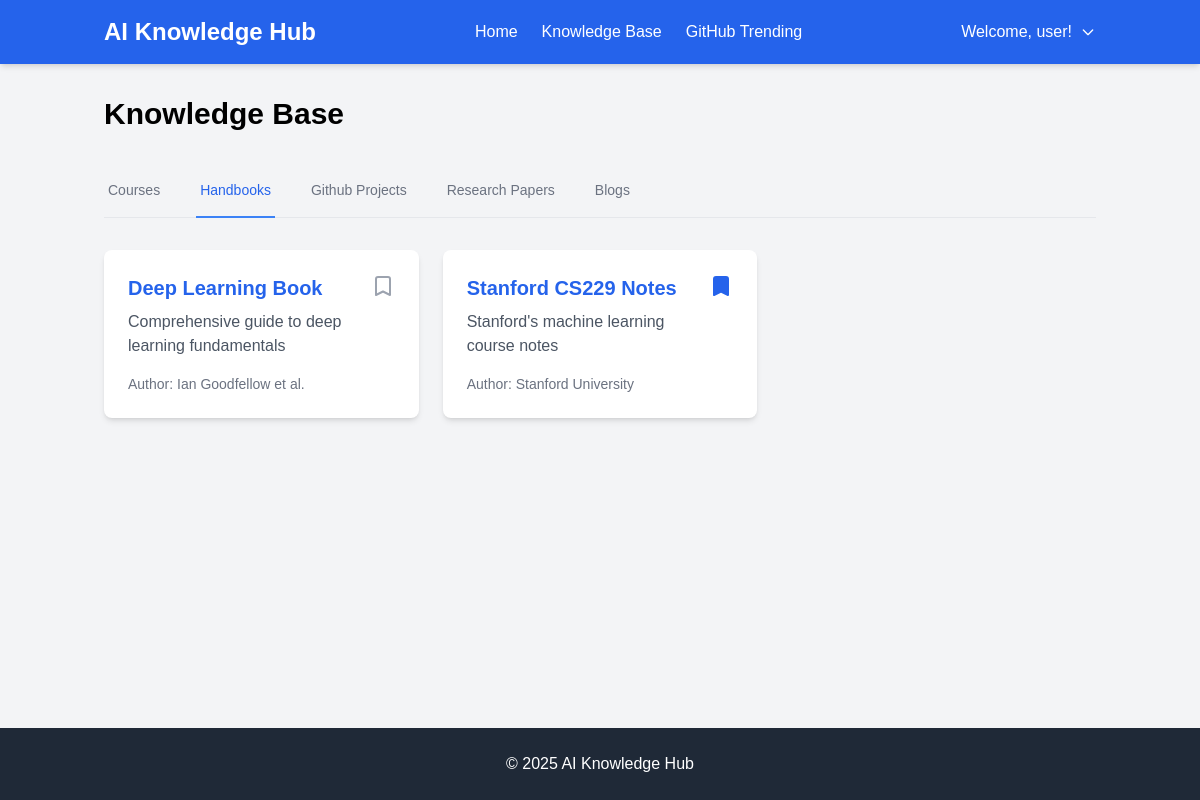
The app's page /knowledge-base?tab=handbooks (signed in) with its own data.
### models.py (models this page shows, shortened)
class User(UserMixin, db.Model):
    id = db.Column(db.Integer, primary_key=True)
    username = db.Column(db.String(80), unique=True, nullable=False)
    email = db.Column(db.String(120), unique=True, nullable=False)
    password_hash = db.Column(db.String(128))
    is_admin = db.Column(db.Boolean, default=False)
    created_at = db.Column(db.DateTime, default=datetime.utcnow)
    bookmarks = db.relationship('Bookmark', backref='user', lazy=True)

class Handbook(db.Model):
    id = db.Column(db.Integer, primary_key=True)
    title = db.Column(db.String(200), nullable=False)
    url = db.Column(db.String(500), nullable=False)
    author = db.Column(db.String(200))
    description = db.Column(db.Text)
    created_at = db.Column(db.DateTime, default=datetime.utcnow)

### app.py (the view)
@app.route('/knowledge-base')
@login_required
def knowledge_base():
    active_tab = request.args.get('tab', 'courses')
    categories = {
        "courses": Course.query.all(),
        "handbooks": Handbook.query.all(),
        "github_projects": GitHubProject.query.all(),
        "research_papers": ResearchPaper.query.all(),
        "blogs": Blog.query.all()
    }
    bookmarks = Bookmark.query.filter_by(
        user_id=current_user.id,
        resource_type=active_tab
    ).all()
    bookmarked_ids = [bookmark.resource_id for bookmark in bookmarks]
    return render_template('knowledge_base.html',
                         categories=categories,
                         active_tab=active_tab,
                         bookmarked_ids=bookmarked_ids)

### app.py (called while the page is built)
@login_manager.user_loader
def load_user(user_id):
    return User.query.get(int(user_id))

def login_required(f):
    @wraps(f)
    def decorated_function(*args, **kwargs):
        if 'user_id' not in session:
            return redirect(url_for('login'))
        return f(*args, **kwargs)
    return decorated_function

### templates/knowledge_base.html (shortened to what this page needs)
{% extends "base.html" %}
{% block content %}
<div class="max-w-7xl mx-auto">
    <h1 class="text-3xl font-bold mb-8">Knowledge Base</h1>
    <div class="border-b border-gray-200 mb-8">
        <nav class="-mb-px flex space-x-8">
            {% for tab in ['courses', 'handbooks', 'github_projects', 'research_papers', 'blogs'] %}
            <a href="{{ url_for('knowledge_base', tab=tab) }}"
               class="{% if active_tab == tab %}border-blue-500 text-blue-600{% else %}border-transparent text-gray-500 hover:text-gray-700 hover:border-gray-300{% endif %} whitespace-nowrap py-4 px-1 border-b-2 font-medium text-sm">
                {{ tab.replace('_', ' ').title() }}
            </a>
            {% endfor %}
        </nav>
    </div>
    <div class="grid grid-cols-1 md:grid-cols-2 lg:grid-cols-3 gap-6">
        {% for resource in categories[active_tab] %}
        <div class="bg-white rounded-lg shadow-md p-6">
            <div class="flex justify-between items-start">
                <div>
                    <h2 class="text-xl font-semibold mb-2">
                        <a href="{{ resource.url }}" target="_blank" class="text-blue-600 hover:text-blue-800">
                            {{ resource.title }}
                        </a>
                    </h2>
                    <p class="text-gray-600 mb-4">{{ resource.description }}</p>
                    {% if resource.author %}
                    <p class="text-sm text-gray-500">Author: {{ resource.author }}</p>
                    {% endif %}
                </div>
                {% set is_bookmarked = resource.id in bookmarked_ids %}
                <form action="{{ url_for('add_bookmark' if not is_bookmarked else 'remove_bookmark', resource_type=active_tab, resource_id=resource.id) }}" method="POST">
                    <button type="submit" class="text-{{ 'blue-600' if is_bookmarked else 'gray-400' }} hover:text-blue-600">
                        <svg class="w-6 h-6" fill="{{ 'currentColor' if is_bookmarked else 'none' }}" stroke="currentColor" viewBox="0 0 24 24">
                            <path stroke-linecap="round" stroke-linejoin="round" stroke-width="2" d="M5 5a2 2 0 012-2h10a2 2 0 012 2v16l-7-3.5L5 21V5z"></path>
                        </svg>
                    </button>
                </form>
            </div>
        </div>
        {% endfor %}
    </div>
</div>
{% endblock %}

### templates/base.html (shortened to what this page needs)
<!DOCTYPE html>
<html lang="en">
<head>
    <script src="https://cdn.tailwindcss.com"></script>
</head>
<body class="bg-gray-100 min-h-screen flex flex-col">
    <header class="bg-blue-600 text-white shadow-md">
        <div class="container mx-auto px-4 py-4">
            <div class="flex justify-between items-center">
                <h1 class="text-2xl font-bold">AI Knowledge Hub</h1>
                <nav>
                    <ul class="flex space-x-6">
                        {% if current_user.is_authenticated %}
                        <li><a href="{{ url_for('index') }}" class="hover:text-blue-200 transition-colors">Home</a></li>
                        <li><a href="{{ url_for('knowledge_base') }}" class="hover:text-blue-200 transition-colors">Knowledge Base</a></li>
                        <li><a href="{{ url_for('github_trending') }}" class="hover:text-blue-200 transition-colors">GitHub Trending</a></li>
                        {% else %}
                        <li><a href="{{ url_for('login') }}" class="hover:text-blue-200 transition-colors">Login</a></li>
                        <li><a href="{{ url_for('register') }}" class="hover:text-blue-200 transition-colors">Register</a></li>
                        {% endif %}
                    </ul>
                </nav>
                <div class="relative">
                    {% if current_user.is_authenticated %}
                        <button id="userMenuButton" class="flex items-center space-x-2 hover:text-blue-200 transition-colors">
                            <span>Welcome, {{ current_user.username }}!</span>
                            <svg class="w-4 h-4" fill="none" stroke="currentColor" viewBox="0 0 24 24">
                                <path stroke-linecap="round" stroke-linejoin="round" stroke-width="2" d="M19 9l-7 7-7-7"></path>
                            </svg>
                        </button>
                    {% endif %}
                </div>
            </div>
        </div>
    </header>
    <main class="container mx-auto px-4 py-8 flex-grow">
        {% block content %}{% endblock %}
    </main>
    <footer class="bg-gray-800 text-white py-6">
        <div class="container mx-auto px-4 text-center">
            <p>&copy; 2025 AI Knowledge Hub</p>
        </div>
    </footer>
</body>
</html>

### templates/base.html (style rules this page uses)
body { font-family: Arial, sans-serif; margin: 0; padding: 0; }

### records on screen
User: username "user"
Handbook: title "Deep Learning Book", description "Comprehensive guide to deep learning fundamentals", author "Ian Goodfellow et al."
Handbook: title "Stanford CS229 Notes", description "Stanford's machine learning course notes", author "Stanford University"

### other values on screen
{{ tab.replace('_', ' ').title() }} "Courses" "Handbooks" "Github Projects" "Research Papers" "Blogs"
